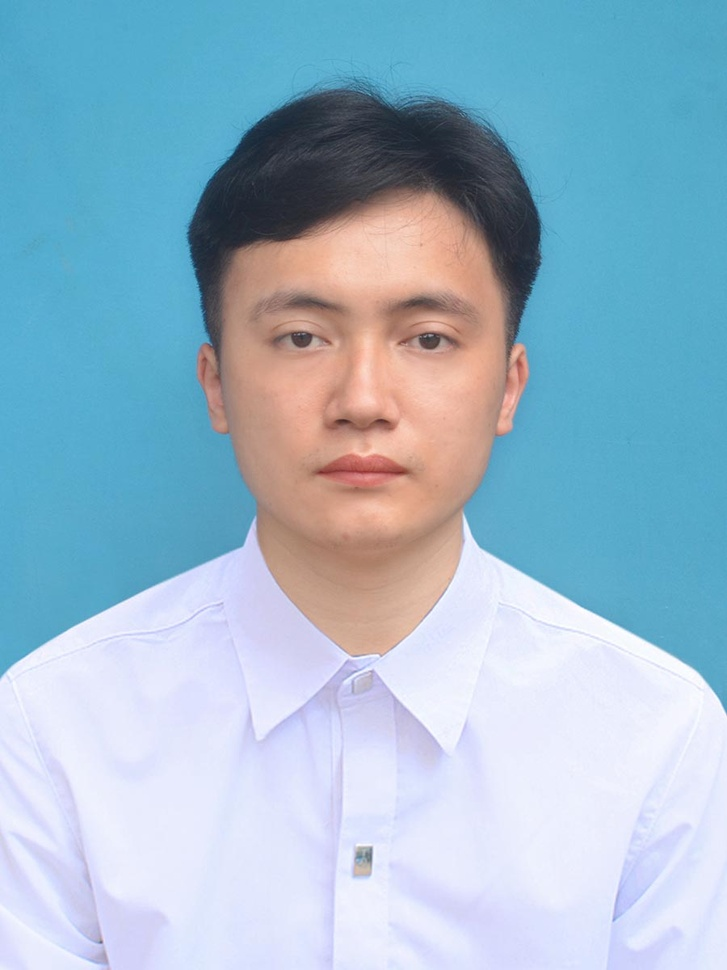
#> input picture 34.jpg, 727 x 970 px, shrunk from 900 x 1200 before the run, found by its file name
$ python normalize_image.py
#> lines starting #> are read from the running program, lines starting #| are printed output that depends on the picture
#> further down, img is the input picture: shape (970, 727, 3); mean R, G, B 153.6, 184, 203.7
import numpy as np
from skimage import io
import cv2
import matplotlib.pyplot as plt

def normalizeMeanVariance(in_img, mean=(0.485, 0.456, 0.406), variance=(0.229, 0.224, 0.225)):
    # should be RGB order
#> called with mean = (0.485, 0.456, 0.406), variance = (0.229, 0.224, 0.225)
    img = in_img.copy().astype(np.float32)

    img -= np.array([mean[0] * 255.0, mean[1] * 255.0, mean[2] * 255.0], dtype=np.float32)
    img /= np.array([variance[0] * 255.0, variance[1] * 255.0, variance[2] * 255.0],dtype=np.float32,)
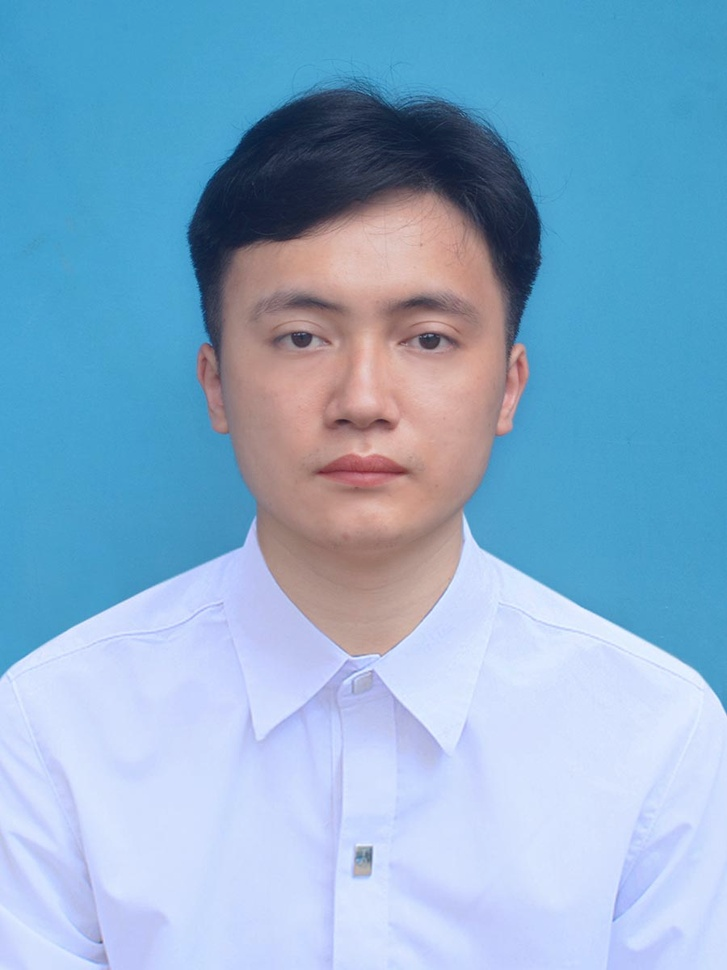
#> img: shape (970, 727, 3) float32; mean R, G, B 0.512, 1.19, 1.75; drawn with min black and max white
    return img

def denormalizeMeanVariance(
    in_img, mean=(0.485, 0.456, 0.406), variance=(0.229, 0.224, 0.225)
):
    # should be RGB order
#> called with mean = (0.485, 0.456, 0.406), variance = (0.229, 0.224, 0.225)
    img = in_img.copy()
    img *= variance
    img += mean
    img *= 255.0
    img = np.clip(img, 0, 255).astype(np.uint8)
    return img

img = io.imread('/home/dtan/Documents/GCN/GCN_Vietnam/34.jpg')
norm_img = normalizeMeanVariance(img)
dnm_image = denormalizeMeanVariance(norm_img)
plt.subplot(1,2,1)
plt.imshow(norm_img)
plt.axis("off")
plt.subplot(1,2,2)
plt.imshow(dnm_image)
plt.axis("off")
plt.show()
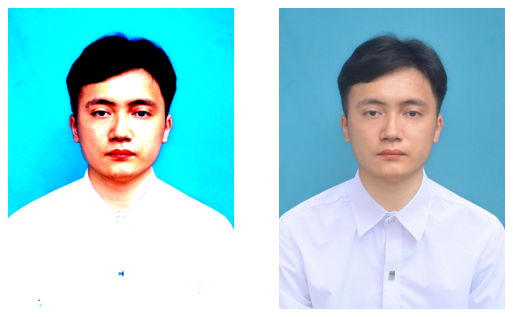
#> figure drawn by matplotlib, 2 panels
